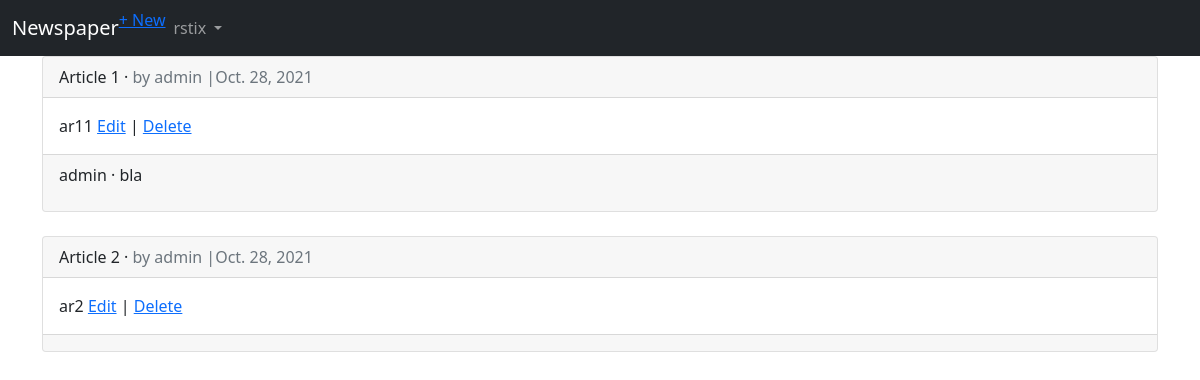
/articles/ (signed in), run on the app's committed database.
### accounts/models.py (models this page shows)
class CustomUser(AbstractUser):
  age = models.PositiveIntegerField(null=True, blank=True)

### articles/models.py (models this page shows, shortened)
class Article(models.Model):
  title = models.CharField(max_length=200)
  body = models.TextField()
  date = models.DateField(auto_now_add=True)
  author = models.ForeignKey(
    get_user_model(),
    on_delete = models.CASCADE,
  )

class Comment(models.Model):
  article = models.ForeignKey(Article, on_delete=models.CASCADE,related_name='comments',)
  comment = models.CharField(max_length=140)
  author = models.ForeignKey(
    get_user_model(),
    on_delete = models.CASCADE,
  )
  def __str__(self):
    return self.comment

### articles/views.py (the view)
# urls.py: path('', ArticleListView.as_view(), name='article_list'),
class ArticleListView(LoginRequiredMixin, ListView):
  model = Article
  template_name = 'article_list.html'

### templates/article_list.html (shortened to what this page needs)
{% extends 'base.html' %}
{% block content %}
  {% for article in object_list %}
    <div class="card">
      <div class="card-header">
        <span class="font-weight-bold">{{ article.title }}</span> &middot; <span class="text-muted">by {{ article.author }} |{{ article.date }}</span>
      </div>
      <div class="card-body">
        {{ article.body }}
        <a href="{% url 'article_edit' article.pk %}">Edit</a> |
        <a href="{% url 'article_delete' article.pk %}">Delete</a>
      </div>
      <div class="card-footer">
        {% for comment in article.comments.all %}
          <p>
            <span class="font-weight-bold"> {{ comment.author }} &middot;
            </span>
            {{ comment }}
          </p>
        {% endfor %}
      </div>
    </div>
    <br />
  {% endfor %}
{% endblock content %}

### templates/base.html (shortened to what this page needs)
<!DOCTYPE html>
<html lang="en">
<head>
  <link href="https://cdn.jsdelivr.net/npm/bootstrap@5.1.3/dist/css/bootstrap.min.css" rel="stylesheet">
</head>
<body>
  <nav class="navbar navbar-expand-lg navbar-dark bg-dark">
    <div class="container-fluid justify-content-between">
    <a href="{% url 'home' %}" class="navbar-brand me-auto">Newspaper</a>
    <div class="collapse navbar-collapse ml-auto" id="navbarSupportedContent">
      {% if user.is_authenticated %}
        <ul class="navbar-nav mr-auto">
          <li class="nav-item">
            <a href="{% url 'article_new' %}">+ New</a>
          </li>
          <li class="nav-item dropdown">
            <a class="nav-link dropdown-toggle" href="#" id="navbarDropdown" role="button" data-bs-toggle="dropdown" aria-expanded="false" aria-haspopup="true">
              {{ user.username }}
            </a>
          </li>
        </ul>
      {% else %}
        <form class="form-inline ml-auto">
          <a href="{% url 'login' %}" class="btn btn-outline-secondary"> Log In</a>
          <a href="{% url 'signup' %}" class="btn btn-primary ml-2"> Sign up</a>
        </form>
      {% endif %}
    </div>
  </div>
  </nav>
  <main>
    <div class="container">
      {% block content %}
      {% endblock %}
    </div>
  </main>
</body>
</html>

### data on the page
CustomUser: username "rstix"
Article: title "Article 1", author "admin", date "Oct. 28, 2021", body "ar11"
Comment: author "admin", comment "bla"
Article: title "Article 2", author "admin", date "Oct. 28, 2021", body "ar2"
